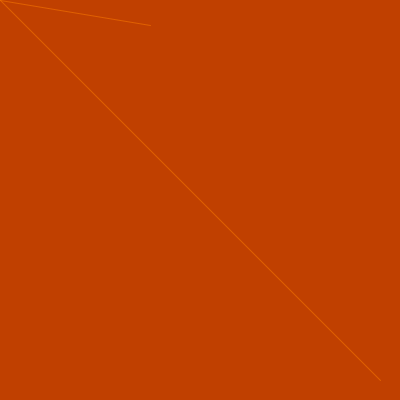
Frame 1 (no input)
Frame 60 (the mouse pressed at the canvas centre just before this capture): identical to frame 1, image omitted
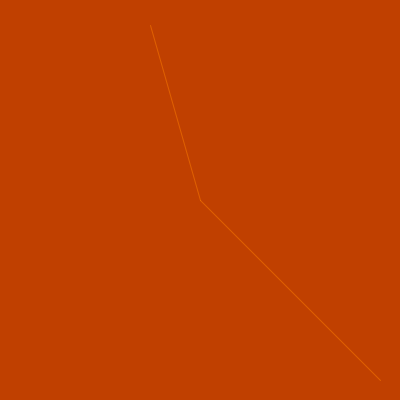
Frame 120 (the mouse held since frame 60 and released just before this capture)

The Processing sketch that drew these frames (run headless with seeded random() and noise(); from frame 60 on, the mouse is pressed at the canvas centre):

// Processing sketch: Intro2
// ── Intro2.pde
void setup() {
  size(400 ,400);
  stroke(255, 128, 0, 128);
}

void draw() {
  background(192, 64, 0);
  line(150, 25, mouseX, mouseY);
  line(380, 380, mouseX, mouseY);
}
